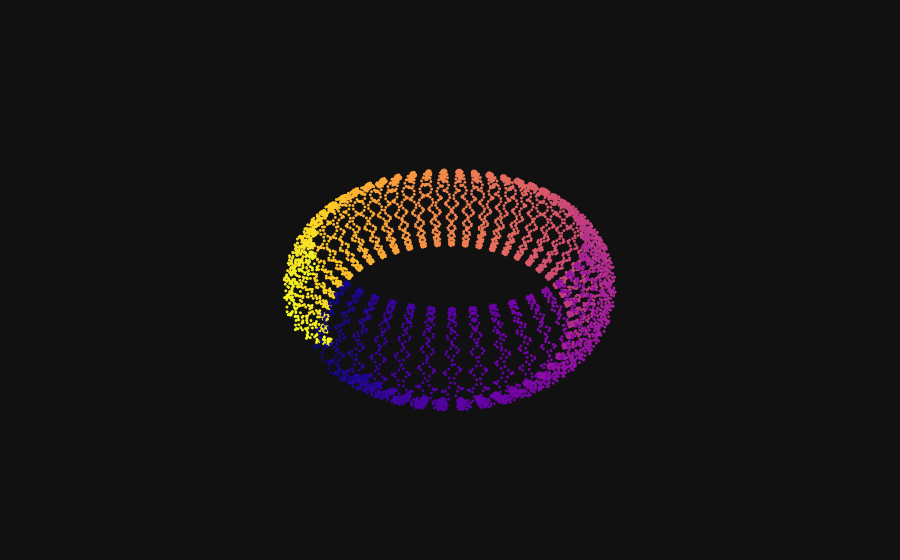

Notebook code cell kept with this figure:
### Code cell
# Finally, we plot the particle's resulting trajectory using plotly's pretty graphing capabilities...
x = sol.y[0]
y = sol.y[2]
z = sol.y[4]

df = pd.DataFrame()

interval = 5
df['x'] = x[::interval]
df['y'] = y[::interval]
df['z'] = z[::interval]
df['time'] = sol.t[::interval]

fig = px.scatter_3d(df, x='x', y="y", z="z", template="plotly_dark", color="time")
fig.update_traces(marker=dict(size=1))
fig.update_layout(scene = dict(xaxis = dict(visible=False), yaxis = dict(visible=False), zaxis =dict(visible=False)))
fig.update(layout_coloraxis_showscale=False)
fig.show()

### Figure 1 — Plotly figure (JSON) as saved in the notebook; plotly's stock layout.template omitted (floating-point values rounded to 4 significant figures; data arrays with more than 128 entries replaced by an {"elided": "..."} marker saying what was removed)
{"data": [{"hovertemplate": "x=%{x}<br>y=%{y}<br>z=%{z}<br>time=%{marker.color}<extra></extra>", "legendgroup": "", "marker": {"color": {"elided": "6000 float values"}, "coloraxis": "coloraxis", "size": 1, "symbol": "circle"}, "mode": "markers", "name": "", "scene": "scene", "showlegend": false, "type": "scatter3d", "x": {"elided": "6000 float values"}, "y": {"elided": "6000 float values"}, "z": {"elided": "6000 float values"}}], "layout": {"coloraxis": {"colorbar": {"title": {"text": "time"}}, "colorscale": [[0, "#0d0887"], [0.1111, "#46039f"], [0.2222, "#7201a8"], [0.3333, "#9c179e"], [0.4444, "#bd3786"], [0.5556, "#d8576b"], [0.6667, "#ed7953"], [0.7778, "#fb9f3a"], [0.8889, "#fdca26"], [1, "#f0f921"]], "showscale": false}, "legend": {"tracegroupgap": 0}, "margin": {"t": 60}, "scene": {"domain": {"x": [0, 1], "y": [0, 1]}, "xaxis": {"title": {"text": "x"}, "visible": false}, "yaxis": {"title": {"text": "y"}, "visible": false}, "zaxis": {"title": {"text": "z"}, "visible": false}}}}
